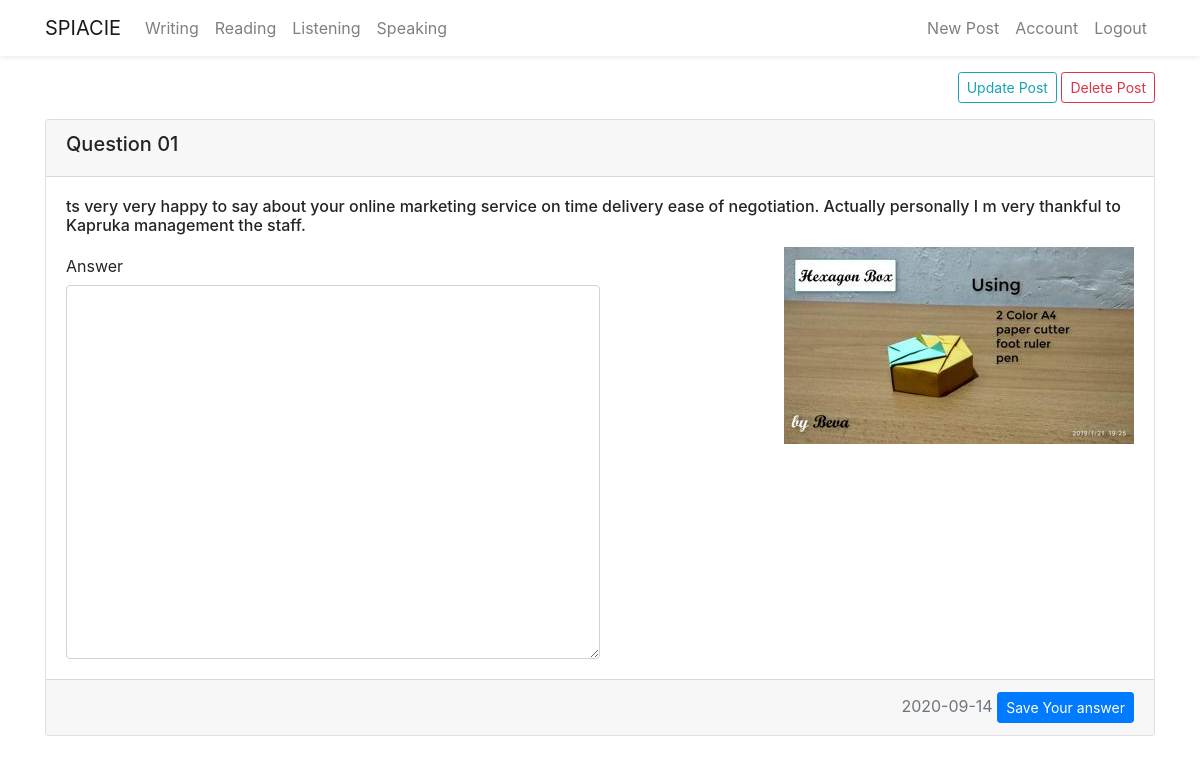
Page /writing/1 (signed in) on the committed database.
### flaskblog/models.py (models this page shows, shortened)
class Writingpaper(db.Model):
    id = db.Column(db.Integer, primary_key=True)
    title = db.Column(db.String(300), unique=True, nullable=False)
    task01 = db.Column(db.String(1000), nullable=False)
    task01_img = db.Column(db.String(20), nullable=True)
    date_posted = db.Column(db.DateTime, nullable=False,
                            default=datetime.now())
    user_id = db.Column(db.Integer, db.ForeignKey('user.id'), nullable=False)
    answer = db.relationship(
        'Writingpaperanswer', backref='candidate', lazy=True)

### flaskblog/writing/routes.py (the view, shortened to what this page needs)
@writing.route("/writing/<int:writing_id>", methods=['GET', 'POST'])
@login_required
def show_writing(writing_id):
    writingpaper = Writingpaper.query.get_or_404(writing_id)
    form1 = WritingpaperoneForm()
    return render_template('writing_paper.html',  writingpaper=writingpaper, form1=form1)

### flaskblog/writing/forms.py
class WritingpaperoneForm(FlaskForm):
    task01_answer = TextAreaField(
        'Answer', validators=[DataRequired(), Length(min=150)])
    submit = SubmitField('Save Your answer')

### flaskblog/models.py (called while the page is built)
@login_manger.user_loader
def load_user(user_id):
    return User.query.get(int(user_id))

### flaskblog/templates/writing_paper.html (shortened to what this page needs)
{% extends 'layout.html' %} {% block content %} {% if writingpaper.wcreator ==
current_user %}
<div class="col-md-13 text-md-right">
  <a
    type="button"
    class="btn btn-outline-info btn-sm"
    href="{{ url_for('writing.update_writing',writing_id=writingpaper.id)}}"
    >Update Post</a
  >
  <button
    type="button"
    class="btn btn-outline-danger btn-sm"
    data-toggle="modal"
    data-target="#deleteModal"
  >
    Delete Post
  </button>
</div>
{% endif %}
<div class="card mt-3 mb-3">
  <form method="post" action="" enctype="multipart/form-data">
    <div class="card-header">
      <h5>Question 01</h5>
    </div>
    <div class="card-body">
      <h6 class="card-title">
        {% autoescape false %} {{ writingpaper.task01.replace('\n', '<br />') }}
        {% endautoescape %}
      </h6>
      {% if writingpaper.task01_img %}
      <div class="img-fluid">
        <img
          src="{{ url_for('static', filename='writingpaper/' + writingpaper.task01_img) }}"
          class="img-fluid float-right"
          alt="..."
        />
      </div>
      {% endif %} {{ form1.task01_answer.label(class_="col-form-label
      text-md-right")}} {% if form1.task01_answer.errors %}
      {{form1.task01_answer(class="form-control col-md-7 is-invalid", rows=15)}}
      <div class="invaild-feedback col-md-3 text-danger">
        {% for error in form1.task01_answer.errors %}
        <small>{{ error }}</small>
        {% endfor %}
      </div>
      {% else %} {{ form1.task01_answer(class_="form-control col-md-6",
      rows=15)}} {% endif %}
    </div>
    <div class="card-footer text-muted text-right">
      {{ writingpaper.date_posted.strftime('%Y-%m-%d') }} {{
      form1.submit(class="btn btn-primary btn-sm")}}
    </div>
  </form>
</div>
{% endblock content %}

### rows in the picture
Writingpaper: task01.replace "ts very very happy to say about your online marketing service on time delivery ease of negotiation. Actually personally I m very thankful to Kapruka management the staff.", task01_img (picture), date_posted "2020-09-14"
